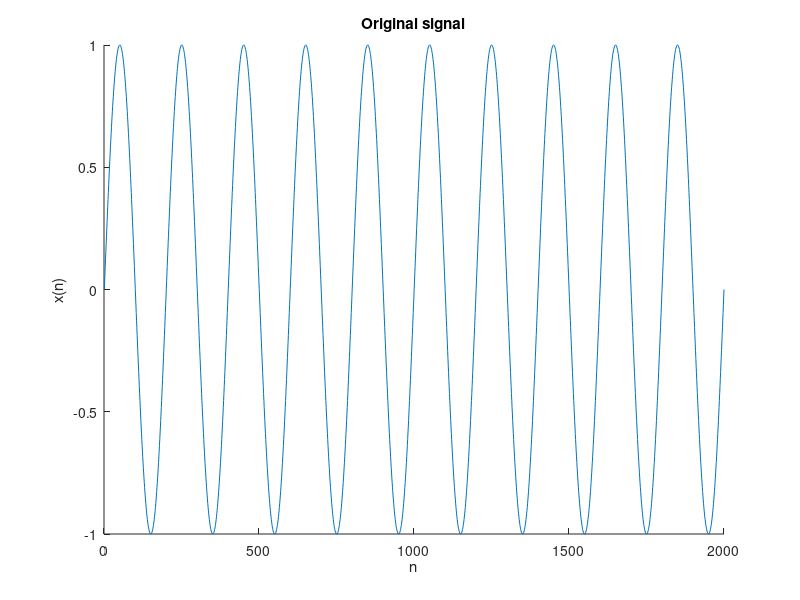

The MATLAB source for this figure: (Note: this script raises an error after producing the figure.)
% Test cases for the linear discrete Wiener filter
% By Matheus F. Moreno
% SMT/DEL/UFRJ - Escola Politecnica

%% Instantiating the input signal: a discrete sine wave
x = sin((0:2000) * pi / 100);
x = x(:);

figure
hold on
plot(1:length(x), x);
set(gca,'xlim',[0, length(x)]);
xlabel('n');
ylabel('x(n)');
title('Original signal');


%% First case: filter estimation with wiener()
filt = [-3, -2, -1, 1, 2, 3];
y_filt = fftfilt(filt, x);
sig_len = length(y_filt);

% Filter specifications
size_filter = 10;

% Creating the filters
y_filt_est = wiener(x, y_filt, size_filter);

% Plotting the filtered signal and the estimation
figure
hold on
plot(1:sig_len, y_filt);
plot(1:sig_len, y_filt_est, '--');
set(gca,'xlim',[0, sig_len]);
xlabel('n');
ylabel('y(n), y_est(n)');
title('Linear Wiener filter for filter estimation');


%% Second case: one step prediction with wiener_cola()
y_pred = x(2:end);
x_pred = x(1:end - 1);
sig_len = length(y_pred);

% Filter specifications
size_filter = 20;
hop = 100;

% Estimating the signal
y_pred_est = wiener_cola(x_pred, y_pred, size_filter, hop);

figure
hold on
plot(1:sig_len, y_pred);
plot(1:sig_len, y_pred_est, '--');
set(gca,'xlim',[0, sig_len]);
xlabel('n');
ylabel('y(n), y_est(n)');
title('Linear Wiener filter for one step prediction');


%% Third case: noisy filtered signal with wiener_cola()
filt = [-3, -2, -1, 1, 2, 3];
y_filt = fftfilt(filt, x);
y_noisy = y_filt + randn(length(y_filt), 1) * 0.25;
sig_len = length(y_filt);

% Filter specifications
size_filter = 34;
hop = 256;

% Estimating the signal
y_noisy_est = wiener_cola(x, y_noisy, size_filter, hop);

figure
subplot(1,2,1);
hold on
plot(1:sig_len, x);
plot(1:sig_len, y_noisy);
set(gca,'xlim',[0, sig_len]);
xlabel('n');
ylabel('x(n), y(n) + w(n)');
title('Filtered signal with noise');
subplot(1,2,2)
hold on
plot(1:sig_len, y_filt);
plot(1:sig_len, y_noisy_est, '--');
set(gca,'xlim',[0, sig_len]);
xlabel('n');
ylabel('y(n), y_est(n)');
title('Linear Wiener filter for filtered signal noise reduction');


%% Fourth case: nonlinear filter with wiener_cola()
y_nonl = zeros(length(x), 1);
sig_len = length(x);
x0 = 0;
x_m1 = 0;
y0 = 0;

% Creating a very weird nonlinear filter
for i = 1:sig_len,
    y_nonl(i) = sin(abs(x(i))^(1/2)) * exp(x0 + x_m1) + cos(y0);
    x_m1 = x0;
    x0 = x(i);
    y0 = y_nonl(i);
end;

% Filter specifications
size_filter = 10;
hop = 50;

% Estimating the signal
y_nonl_est = wiener_cola(x, y_nonl, size_filter, hop);

figure
hold on
plot(1:sig_len, y_nonl);
plot(1:sig_len, y_nonl_est, '--');
set(gca,'xlim',[0, sig_len]);
xlabel('n');
ylabel('y(n), y_est(n)');
title('Linear Wiener filter for nonlinear prediction');

%% Fifth case: noisy nonlinear filter with wiener_cola()
y_nnl = zeros(length(x), 1);
N = length(x);
x0 = 0;
x_m1 = 0;
y0 = 0;

% Creating a very weird nonlinear filter
for i = 1:N,
    y_nnl(i) = sin(abs(x(i))^(1/2)) * exp(x0 + x_m1) + cos(y0);
    x_m1 = x0;
    x0 = x(i);
    y0 = y_nnl(i);
end;

y_nonl = y_nnl;
y_nnl = y_nnl + 0.5 * randn(N, 1);

% Filter specifications
size_filter = 10;
hop = 50;

% Estimating the signal
y_nonl_est = wiener_cola(x, y_nnl, size_filter, hop);

figure
subplot(1,2,1);
hold on
plot(1:N, x);
plot(1:N, y_nnl);
set(gca,'xlim',[0, N]);
xlabel('n');
ylabel('x(n), y(n) + w(n)');
title('Filtered signal with noise');
subplot(1,2,2)
hold on
plot(1:N, y_nonl);
plot(1:N, y_nonl_est, '--');
set(gca,'xlim',[0, N]);
xlabel('n');
ylabel('y(n), y_est(n)');
title('Linear Wiener Filter for nonlinear noisy prediction');